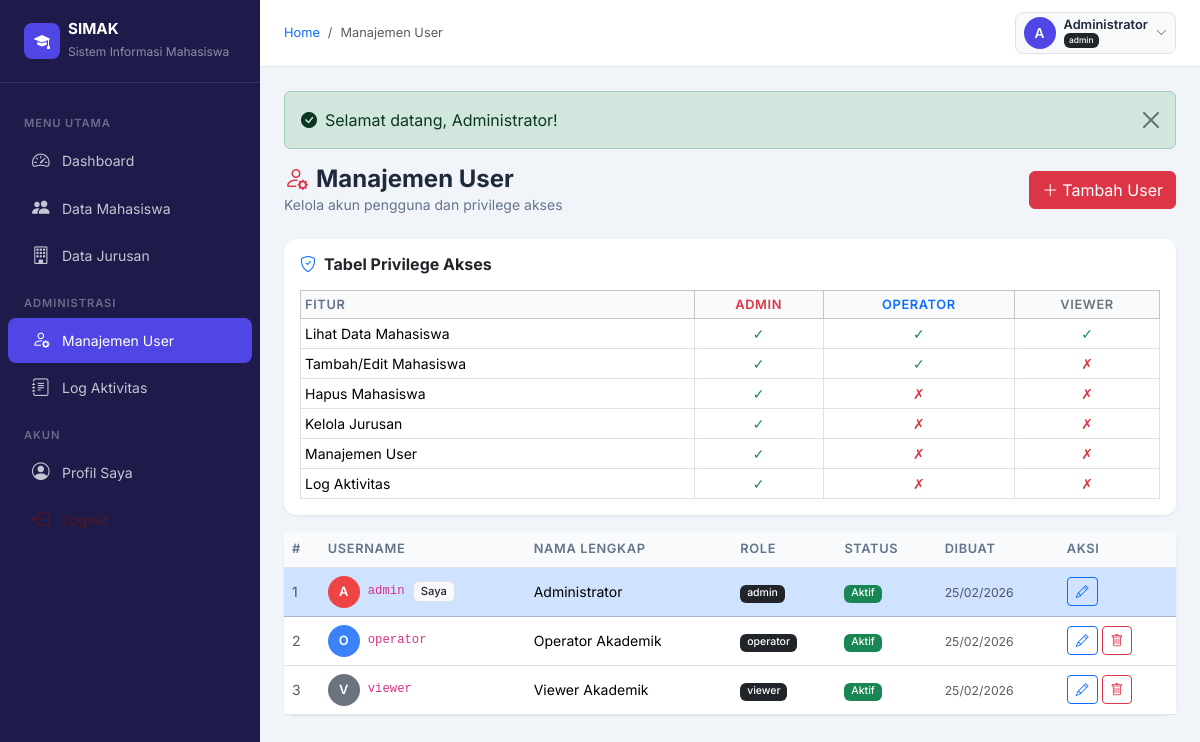
/users.php (signed in), run on the app's committed database.
### tables this page shows
CREATE TABLE IF NOT EXISTS users (
    id INT AUTO_INCREMENT PRIMARY KEY,
    username VARCHAR(50) NOT NULL UNIQUE,
    password VARCHAR(255) NOT NULL,
    nama_lengkap VARCHAR(100) NOT NULL,
    role ENUM('admin', 'operator', 'viewer') NOT NULL DEFAULT 'viewer',
    status ENUM('aktif', 'nonaktif') NOT NULL DEFAULT 'aktif',
    created_at TIMESTAMP DEFAULT CURRENT_TIMESTAMP,
    updated_at TIMESTAMP DEFAULT CURRENT_TIMESTAMP ON UPDATE CURRENT_TIMESTAMP
);

### users.php (the view, shortened to what this page needs)
<?php
require_once 'includes/config.php';
require_once 'includes/auth.php';
$users_list = $pdo->query("SELECT * FROM users ORDER BY role, username")->fetchAll();
require_once 'includes/header.php';
?>
<div class="page-header d-flex align-items-center justify-content-between">
    <div>
        <h4><i class="bi bi-person-gear me-2 text-danger"></i>Manajemen User</h4>
        <p>Kelola akun pengguna dan privilege akses</p>
    </div>
    <button class="btn btn-danger" data-bs-toggle="modal" data-bs-target="#modalTambah">
        <i class="bi bi-plus-lg me-1"></i>Tambah User
    </button>
</div>
<div class="card mb-3">
    <div class="card-body">
        <h6 class="fw-bold mb-3"><i class="bi bi-shield-check me-2 text-primary"></i>Tabel Privilege Akses</h6>
        <div class="table-responsive">
            <table class="table table-sm table-bordered mb-0" style="font-size:.8rem;">
                <thead class="table-light">
                    <tr><th>Fitur</th><th class="text-danger text-center">Admin</th><th class="text-primary text-center">Operator</th><th class="text-secondary text-center">Viewer</th></tr>
                </thead>
                <tbody>
                    <tr><td>Lihat Data Mahasiswa</td><td class="text-center text-success">✓</td><td class="text-center text-success">✓</td><td class="text-center text-success">✓</td></tr>
                    <tr><td>Tambah/Edit Mahasiswa</td><td class="text-center text-success">✓</td><td class="text-center text-success">✓</td><td class="text-center text-danger">✗</td></tr>
                    <tr><td>Hapus Mahasiswa</td><td class="text-center text-success">✓</td><td class="text-center text-danger">✗</td><td class="text-center text-danger">✗</td></tr>
                    <tr><td>Kelola Jurusan</td><td class="text-center text-success">✓</td><td class="text-center text-danger">✗</td><td class="text-center text-danger">✗</td></tr>
                    <tr><td>Manajemen User</td><td class="text-center text-success">✓</td><td class="text-center text-danger">✗</td><td class="text-center text-danger">✗</td></tr>
                    <tr><td>Log Aktivitas</td><td class="text-center text-success">✓</td><td class="text-center text-danger">✗</td><td class="text-center text-danger">✗</td></tr>
                </tbody>
            </table>
        </div>
    </div>
</div>
<div class="card">
    <div class="card-body p-0">
        <div class="table-responsive">
            <table class="table table-hover mb-0">
                <thead><tr><th>#</th><th>Username</th><th>Nama Lengkap</th><th>Role</th><th>Status</th><th>Dibuat</th><th>Aksi</th></tr></thead>
                <tbody>
                <?php foreach ($users_list as $i => $u): ?>
                <tr <?= $u['id'] == $_SESSION['user_id'] ? 'class="table-primary"' : '' ?>>
                    <td class="text-muted"><?= $i+1 ?></td>
                    <td>
                        <div class="d-flex align-items-center gap-2">
                            <div class="avatar" style="background:<?= $u['role']==='admin'?'#ef4444':($u['role']==='operator'?'#3b82f6':'#6b7280') ?>;color:#fff;width:32px;height:32px;font-size:.8rem;">
                                <?= strtoupper(substr($u['username'],0,1)) ?>
                            </div>
                            <code><?= htmlspecialchars($u['username']) ?></code>
                            <?php if ($u['id'] == $_SESSION['user_id']): ?>
                            <span class="badge bg-light text-dark border" style="font-size:.7rem;">Saya</span>
                            <?php endif; ?>
                        </div>
                    </td>
                    <td><?= htmlspecialchars($u['nama_lengkap']) ?></td>
                    <td><?= roleBadge($u['role']) ?></td>
                    <td>
                        <?php if ($u['status'] === 'aktif'): ?>
                        <span class="badge bg-success">Aktif</span>
                        <?php else: ?>
                        <span class="badge bg-secondary">Nonaktif</span>
                        <?php endif; ?>
                    </td>
                    <td><small class="text-muted"><?= date('d/m/Y', strtotime($u['created_at'])) ?></small></td>
                    <td>
                        <div class="d-flex gap-1">
                            <a href="users.php?action=edit&id=<?= $u['id'] ?>" class="btn btn-sm btn-outline-primary"><i class="bi bi-pencil"></i></a>
                            <?php if ($u['id'] != $_SESSION['user_id']): ?>
                            <button class="btn btn-sm btn-outline-danger"
                                onclick="if(confirm('Hapus user <?= htmlspecialchars($u['username'], ENT_QUOTES) ?>?')) location.href='users.php?action=hapus&id=<?= $u['id'] ?>'">
                                <i class="bi bi-trash"></i>
                            </button>
                            <?php endif; ?>
                        </div>
                    </td>
                </tr>
                <?php endforeach; ?>
                </tbody>
            </table>
        </div>
    </div>
</div>
<?php require_once 'includes/footer.php'; ?>

### includes/auth.php (shortened to what this page needs)
<?php
function getFlash($type) {
    $msg = $_SESSION['flash_' . $type] ?? '';
    return $msg;
}
function showAlerts() {
    $types = ['success' => 'success', 'error' => 'danger', 'warning' => 'warning', 'info' => 'info'];
    $html = '';
    foreach ($types as $key => $bsClass) {
        $msg = getFlash($key);
        if ($msg) {
            $icons = ['success' => 'check-circle', 'danger' => 'x-circle', 'warning' => 'exclamation-triangle', 'info' => 'info-circle'];
            $icon = $icons[$bsClass] ?? 'info-circle';
            $html .= '<div class="alert alert-' . $bsClass . ' alert-dismissible fade show" role="alert">
                <i class="bi bi-' . $icon . '-fill me-2"></i>' . htmlspecialchars($msg) . '
                <button type="button" class="btn-close" data-bs-dismiss="alert"></button>
            </div>';
        }
    }
    return $html;
}
function roleBadge($role) {
    $badges = [
        'admin'    => '<span class="badge bg-danger"><i class="bi bi-shield-fill me-1"></i>Admin</span>',
        'operator' => '<span class="badge bg-primary"><i class="bi bi-person-gear me-1"></i>Operator</span>',
        'viewer'   => '<span class="badge bg-secondary"><i class="bi bi-eye me-1"></i>Viewer</span>',
    ];
    return $badges[$role] ?? '<span class="badge bg-dark">' . htmlspecialchars($role) . '</span>';
}

### includes/header.php (style rules this page uses)
:root { --sidebar-width: 260px; --primary: #4f46e5; --primary-dark: #3730a3; --sidebar-bg: #1e1b4b; --sidebar-hover: rgba(255,255,255,0.1); }
* { font-family: 'Inter', sans-serif; }
body { background-color: #f1f5f9; min-height: 100vh; }
.card { border: none; box-shadow: 0 1px 3px rgba(0,0,0,.08); border-radius: 12px; }
.table th { font-size: .8rem; text-transform: uppercase; letter-spacing: .05em; color: #64748b; font-weight: 600; background: #f8fafc; }
.table td { vertical-align: middle; font-size: .875rem; }
.btn-sm { font-size: .8rem; }
.avatar { width: 36px; height: 36px; border-radius: 50%; display: flex; align-items: center; justify-content: center; font-weight: 600; font-size: .85rem; }
.page-header { margin-bottom: 1.5rem; }
.page-header h4 { font-weight: 700; color: #1e293b; margin: 0; }
.page-header p { color: #64748b; margin: 0; font-size: .875rem; }
.badge { font-weight: 500; }

### data on the page
users: username "A", username "admin", shows "Saya", nama_lengkap "Administrator", role "admin", status "Aktif", created_at "25/02/2026"
users: username "O", username "operator", nama_lengkap "Operator Akademik", role "operator", status "Aktif", created_at "25/02/2026"
users: username "V", username "viewer", nama_lengkap "Viewer Akademik", role "viewer", status "Aktif", created_at "25/02/2026"

### other printed values
$page_title "Manajemen User"
substr($_SESSION['nama'] ?? 'U', 0, 1) "A"
$_SESSION['nama'] "Administrator"
$badges[$role] "admin"
$msg "Selamat datang, Administrator!"
